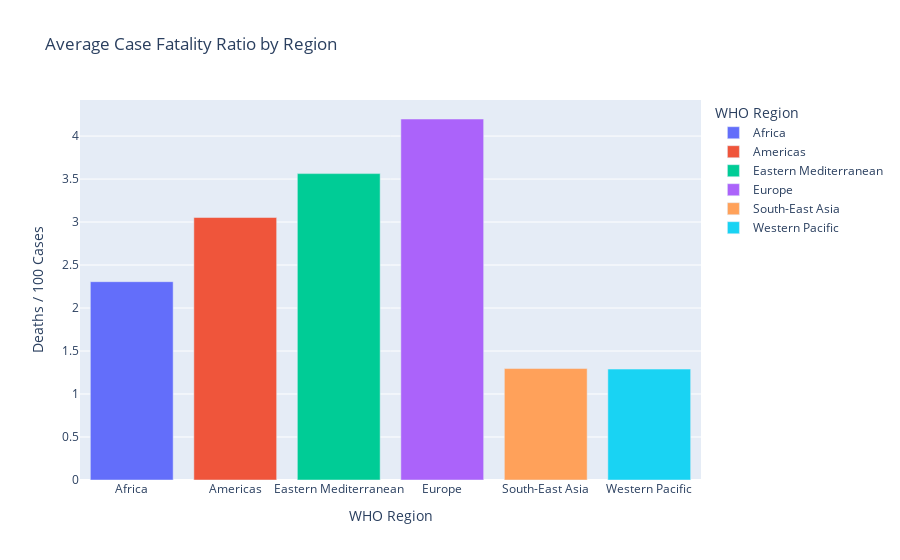

This figure's notebook cell:
### Code cell
region_cfr = df.groupby('WHO Region')['Deaths / 100 Cases'].mean().reset_index()
fig = px.bar(region_cfr, x='WHO Region', y='Deaths / 100 Cases',
             title="Average Case Fatality Ratio by Region", color='WHO Region')
fig.show()

### Figure 1 — Plotly figure (JSON) as saved in the notebook; plotly's stock layout.template omitted (floating-point values rounded to 4 significant figures)
{"data": [{"hovertemplate": "WHO Region=%{x}<br>Deaths / 100 Cases=%{y}<extra></extra>", "legendgroup": "Africa", "marker": {"color": "#636efa", "pattern": {"shape": ""}}, "name": "Africa", "orientation": "v", "showlegend": true, "textposition": "auto", "type": "bar", "x": ["Africa"], "xaxis": "x", "y": [2.306], "yaxis": "y"}, {"hovertemplate": "WHO Region=%{x}<br>Deaths / 100 Cases=%{y}<extra></extra>", "legendgroup": "Americas", "marker": {"color": "#EF553B", "pattern": {"shape": ""}}, "name": "Americas", "orientation": "v", "showlegend": true, "textposition": "auto", "type": "bar", "x": ["Americas"], "xaxis": "x", "y": [3.053], "yaxis": "y"}, {"hovertemplate": "WHO Region=%{x}<br>Deaths / 100 Cases=%{y}<extra></extra>", "legendgroup": "Eastern Mediterranean", "marker": {"color": "#00cc96", "pattern": {"shape": ""}}, "name": "Eastern Mediterranean", "orientation": "v", "showlegend": true, "textposition": "auto", "type": "bar", "x": ["Eastern Mediterranean"], "xaxis": "x", "y": [3.563], "yaxis": "y"}, {"hovertemplate": "WHO Region=%{x}<br>Deaths / 100 Cases=%{y}<extra></extra>", "legendgroup": "Europe", "marker": {"color": "#ab63fa", "pattern": {"shape": ""}}, "name": "Europe", "orientation": "v", "showlegend": true, "textposition": "auto", "type": "bar", "x": ["Europe"], "xaxis": "x", "y": [4.198], "yaxis": "y"}, {"hovertemplate": "WHO Region=%{x}<br>Deaths / 100 Cases=%{y}<extra></extra>", "legendgroup": "South-East Asia", "marker": {"color": "#FFA15A", "pattern": {"shape": ""}}, "name": "South-East Asia", "orientation": "v", "showlegend": true, "textposition": "auto", "type": "bar", "x": ["South-East Asia"], "xaxis": "x", "y": [1.296], "yaxis": "y"}, {"hovertemplate": "WHO Region=%{x}<br>Deaths / 100 Cases=%{y}<extra></extra>", "legendgroup": "Western Pacific", "marker": {"color": "#19d3f3", "pattern": {"shape": ""}}, "name": "Western Pacific", "orientation": "v", "showlegend": true, "textposition": "auto", "type": "bar", "x": ["Western Pacific"], "xaxis": "x", "y": [1.29], "yaxis": "y"}], "layout": {"barmode": "relative", "legend": {"title": {"text": "WHO Region"}, "tracegroupgap": 0}, "title": {"text": "Average Case Fatality Ratio by Region"}, "xaxis": {"anchor": "y", "categoryarray": ["Africa", "Americas", "Eastern Mediterranean", "Europe", "South-East Asia", "Western Pacific"], "categoryorder": "array", "domain": [0, 1], "title": {"text": "WHO Region"}}, "yaxis": {"anchor": "x", "domain": [0, 1], "title": {"text": "Deaths / 100 Cases"}}}}
